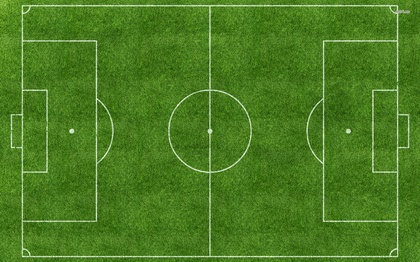
%> input picture Project/Fifa 101/images/field.jpg, 420 x 262 px, shrunk from 1920 x 1200 before the run
$ octave main.m   (GNU Octave 9; MATLAB toolbox functions it lacks are replaced by stand-ins)
%> lines starting %> are read from the running program, lines starting %| are printed output that depends on the picture
### cs100_computational_problem_solving/project/fifa_101/setField.m
fieldImg = imread('images/field.jpg');  % gets the field image.
%> fieldImg is the input picture: size 262x420x3 uint8; mean R, G, B 74.8, 124.3, 33.4
xImg = [-70 70; -70 70];    % sets x Data.
yImg = [40 40; -40 -40];    % sets y Data.
zImg = [0 0; 0 0];  %sets z Data.

surf(xImg, yImg, zImg, 'CData', fieldImg, 'FaceColor','texturemap');

### cs100_computational_problem_solving/project/fifa_101/createFootball.m
function [football, ballX, ballY] = createFootball( )

    r = 0.3;
    [X,Y,Z] = sphere(100);
    ballImg = imread('images/football.jpg');  % gets the fooball image.
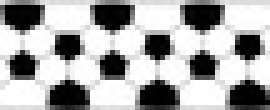
%> input picture Project/Fifa 101/images/football.jpg, 54 x 22 px, shrunk from 247 x 100 before the run (shown 5 times larger)
%> ballImg is the input picture: size 22x54x3 uint8; min 0, max 255, mean 166.9
    football = warp(X*r, Y*r, Z*r+r,ballImg); % wraps the image around the sphere.
%> (this line was passed over: warp is not available in this run)
    ballX = 0;
    ballY = 0;
end

### Project/Fifa 101/makeHomeTeam.m
homePlayerPosX = [-60 -40 -40 -5 -5 -15];
homePlayerPosY = [0 20 -20 20 -20 0];

for i = 1:6

    % Position %
        homePlayers(i).xPos = homePlayerPosX(i);
        homePlayers(i).yPos = homePlayerPosY(i);
    % Position %

    % Possession %
        homePlayers(i).poss = 0;
    % Possession %

    % Face %
    r = 0.25;
    [X,Y,Z] = sphere(100);
    homePlayers(i).face = surf(X * r + homePlayerPosX(i), Y * r + homePlayerPosY(i), Z * r + 3);
    % Face %

    % Body %
    xLine = [homePlayerPosX(i) homePlayerPosX(i)];
    yLine = [homePlayerPosY(i) homePlayerPosY(i)];
    zLine = [1 3];
    homePlayers(i).body = line(xLine, yLine, zLine , 'color', 'r', 'linewidth', 2);
    % Body %

    % Legs %
    xLine = [homePlayerPosX(i) homePlayerPosX(i)];
    yLine = [homePlayerPosY(i) homePlayerPosY(i)+0.5];
    zLine = [1 0];
    homePlayers(i).leg1 = line(xLine, yLine, zLine , 'color', [0, 0, 0], 'linewidth', 2);

    xLine = [homePlayerPosX(i) homePlayerPosX(i)];
    yLine = [homePlayerPosY(i) homePlayerPosY(i)-0.5];
    zLine = [1 0];
    homePlayers(i).leg2 = line(xLine, yLine, zLine , 'color', [0, 0, 0], 'linewidth', 2);
    % Legs %

    % Arms %
    xLine = [homePlayerPosX(i) homePlayerPosX(i)];
    yLine = [homePlayerPosY(i) homePlayerPosY(i)+0.5];
    zLine = [2.5 1.5];
    homePlayers(i).arm1 = line(xLine, yLine, zLine , 'color', [0, 0, 0], 'linewidth', 2);

    xLine = [homePlayerPosX(i) homePlayerPosX(i)];
    yLine = [homePlayerPosY(i) homePlayerPosY(i)-0.5];
    zLine = [2.5 1.5];
    homePlayers(i).arm2 = line(xLine, yLine, zLine , 'color', [0, 0, 0], 'linewidth', 2);
    % Arms %
end

### Project/Fifa 101/makeAwayTeam.m
awayPlayerPosX = [60 40 40 5 5 15];
awayPlayerPosY = [0 20 -20 20 -20 0];

for i = 1:6
    % Position %
        awayPlayers(i).xPos = awayPlayerPosX(i);
        awayPlayers(i).yPos = awayPlayerPosY(i);
    % Position %

    % Possession %
        awayPlayers(i).poss = 0;
    % Possession %

    % Face %
    r = 0.25;
    [X,Y,Z] = sphere(100);
    awayPlayers(i).face = surf(X * r + awayPlayerPosX(i), Y * r + awayPlayerPosY(i), Z * r + 3);
    % Face %

    % Body %
    xLine = [awayPlayerPosX(i) awayPlayerPosX(i)];
    yLine = [awayPlayerPosY(i) awayPlayerPosY(i)];
    zLine = [1 3];
    awayPlayers(i).body = line(xLine, yLine, zLine , 'color', 'b', 'linewidth', 2);
    % Body %

    % Legs %
    xLine = [awayPlayerPosX(i) awayPlayerPosX(i)];
    yLine = [awayPlayerPosY(i) awayPlayerPosY(i)+0.5];
    zLine = [1 0];
    awayPlayers(i).leg1 = line(xLine, yLine, zLine , 'color', [0, 0, 0], 'linewidth', 2);

    xLine = [awayPlayerPosX(i) awayPlayerPosX(i)];
    yLine = [awayPlayerPosY(i) awayPlayerPosY(i)-0.5];
    zLine = [1 0];
    awayPlayers(i).leg2 = line(xLine, yLine, zLine , 'color', [0, 0, 0], 'linewidth', 2);
    % Legs %

    % Arms %
    xLine = [awayPlayerPosX(i) awayPlayerPosX(i)];
    yLine = [awayPlayerPosY(i) awayPlayerPosY(i)+0.5];
    zLine = [2.5 1.5];
    awayPlayers(i).arm1 = line(xLine, yLine, zLine , 'color', [0, 0, 0], 'linewidth', 2);

    xLine = [awayPlayerPosX(i) awayPlayerPosX(i)];
    yLine = [awayPlayerPosY(i) awayPlayerPosY(i)-0.5];
    zLine = [2.5 1.5];
    awayPlayers(i).arm2 = line(xLine, yLine, zLine , 'color', [0, 0, 0], 'linewidth', 2);
    % Arms %
end

### Project/Fifa 101/makeReferee.m

% Position %
    referee.xPos = 0;
    referee.yPos = 41;
% Position %

% Face %
    r = 0.25;
    [X,Y,Z] = sphere(100);
    referee.face = surf(X * r + referee.xPos, Y * r + referee.yPos, Z * r + 3);
% Face %

% Body %
    xLine = [referee.xPos referee.xPos];
    yLine = [referee.yPos referee.yPos];
    zLine = [1 3];
    referee.body = line(xLine, yLine, zLine , 'color', 'y', 'linewidth', 2);
% Body %

% Legs %
    xLine = [referee.xPos referee.xPos+0.5];
    yLine = [referee.yPos referee.yPos];
    zLine = [1 0];
    referee.leg1 = line(xLine, yLine, zLine , 'color', [0, 0, 0], 'linewidth', 2);

    xLine = [referee.xPos referee.xPos-0.5];
    yLine = [referee.yPos referee.yPos];
    zLine = [1 0];
    referee.leg2 = line(xLine, yLine, zLine , 'color', [0, 0, 0], 'linewidth', 2);
% Legs %

% Arms %
    xLine = [referee.xPos referee.xPos+0.5];
    yLine = [referee.yPos referee.yPos];
    zLine = [2.5 1.5];
    referee.arm1 = line(xLine, yLine, zLine , 'color', 'y', 'linewidth', 2);

    xLine = [referee.xPos referee.xPos-0.5];
    yLine = [referee.yPos referee.yPos];
    zLine = [2.5 1.5];
    referee.arm2 = line(xLine, yLine, zLine , 'color', 'y', 'linewidth', 2);
% Arms %

### cs100_computational_problem_solving/project/fifa_101/preMain.m
clc;
clear;
close all;

### cs100_computational_problem_solving/project/fifa_101/setAxis.m
screenSize = get(groot, 'ScreenSize'); % gets the screen size.
gameFig = figure('Name', 'Fifa 101',...
            'NumberTitle', 'off',...
            'Position', [screenSize(1) screenSize(2) screenSize(3) screenSize(4)],...
            'Resize', 'on'); % sets the game figure.

axis([-80 80 -60 60 0 30]); % sets the axis.
axis off;
axis equal;
hold on;

### cs100_computational_problem_solving/project/fifa_101/setGoalPosts.m
% Home Goal Posts % i.e left side

xLine = [-62.5 -62.5];
yLine = [5 5];
zLine = [0 5];
line(xLine, yLine, zLine , 'color', [0, 0, 0], 'linewidth', 2);

xLine = [-62.5 -62.5];
yLine = [-5 -5];
zLine = [0 5];
line(xLine, yLine, zLine , 'color', [0, 0, 0], 'linewidth', 2);

xLine = [-62.5 -62.5];
yLine = [5 -5];
zLine = [5 5];
line(xLine, yLine, zLine , 'color', [0, 0, 0], 'linewidth', 2);

xLine = [-62.5 -66.25];
yLine = [5 5];
zLine = [5 0];
line(xLine, yLine, zLine , 'color', [0, 0, 0], 'linewidth', 2);

xLine = [-62.5 -65.25];
yLine = [5 5];
zLine = [5 0];
line(xLine, yLine, zLine , 'color', [0.7, 0.7, 0.7], 'linewidth', 0.5);

xLine = [-62.5 -64.25];
yLine = [5 5];
zLine = [5 0];
line(xLine, yLine, zLine , 'color', [0.7, 0.7, 0.7], 'linewidth', 0.5);

xLine = [-62.5 -63.25];
yLine = [5 5];
zLine = [5 0];
line(xLine, yLine, zLine , 'color', [0.7, 0.7, 0.7], 'linewidth', 0.5);


xLine = [-62.5 -66.25];
yLine = [-5 -5];
zLine = [5 0];
line(xLine, yLine, zLine , 'color', [0, 0, 0], 'linewidth', 2);

xLine = [-62.5 -65.25];
yLine = [-5 -5];
zLine = [5 0];
line(xLine, yLine, zLine , 'color', [0.7, 0.7, 0.7], 'linewidth', 0.5);

xLine = [-62.5 -64.25];
yLine = [-5 -5];
zLine = [5 0];
line(xLine, yLine, zLine , 'color', [0.7, 0.7, 0.7], 'linewidth', 0.5);

xLine = [-62.5 -63.25];
yLine = [-5 -5];
zLine = [5 0];
line(xLine, yLine, zLine , 'color', [0.7, 0.7, 0.7], 'linewidth', 0.5);


% Away Goal Posts % i.e right side

xLine = [62.5 62.5];
yLine = [5 5];
zLine = [0 5];
line(xLine, yLine, zLine , 'color', [0, 0, 0], 'linewidth', 2);

xLine = [62.5 62.5];
yLine = [-5 -5];
zLine = [0 5];
line(xLine, yLine, zLine , 'color', [0, 0, 0], 'linewidth', 2);

xLine = [62.5 62.5];
yLine = [5 -5];
zLine = [5 5];
line(xLine, yLine, zLine , 'color', [0, 0, 0], 'linewidth', 2);

xLine = [62.5 66.25];
yLine = [5 5];
zLine = [5 0];
line(xLine, yLine, zLine , 'color', [0, 0, 0], 'linewidth', 2);

xLine = [62.5 65.25];
yLine = [5 5];
zLine = [5 0];
line(xLine, yLine, zLine , 'color', [0.7, 0.7, 0.7], 'linewidth', 0.5);

xLine = [62.5 64.25];
yLine = [5 5];
zLine = [5 0];
line(xLine, yLine, zLine , 'color', [0.7, 0.7, 0.7], 'linewidth', 0.5);

xLine = [62.5 63.25];
yLine = [5 5];
zLine = [5 0];
line(xLine, yLine, zLine , 'color', [0.7, 0.7, 0.7], 'linewidth', 0.5);

xLine = [62.5 66.25];
yLine = [-5 -5];
zLine = [5 0];
line(xLine, yLine, zLine , 'color', [0, 0, 0], 'linewidth', 2);

xLine = [62.5 65.25];
yLine = [-5 -5];
zLine = [5 0];
line(xLine, yLine, zLine , 'color', [0.7, 0.7, 0.7], 'linewidth', 0.5);

xLine = [62.5 64.25];
yLine = [-5 -5];
zLine = [5 0];
line(xLine, yLine, zLine , 'color', [0.7, 0.7, 0.7], 'linewidth', 0.5);

xLine = [62.5 63.25];
yLine = [-5 -5];
zLine = [5 0];
line(xLine, yLine, zLine , 'color', [0.7, 0.7, 0.7], 'linewidth', 0.5);

### Project/Fifa 101/main.m
% Pre-Start %

preMain;    % clears the stuff.
setAxis;    % sets the axis required.
setField;   % lays down the football field.
setGoalPosts;   % lays down the goal posts.
[ball, ballX, ballY] = createFootball();    % creates the football.
makeHomeTeam;   % lays down the home team.
makeAwayTeam;   % lays down the away team.
makeReferee;    % draws the referee.
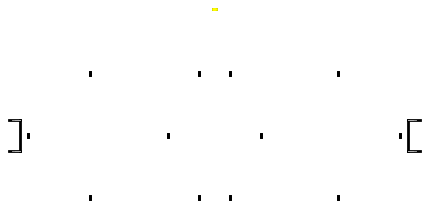
%> figure redrawn from the program's plot data
%> the run ends on the next line
setAudience;    % sets the audience.
